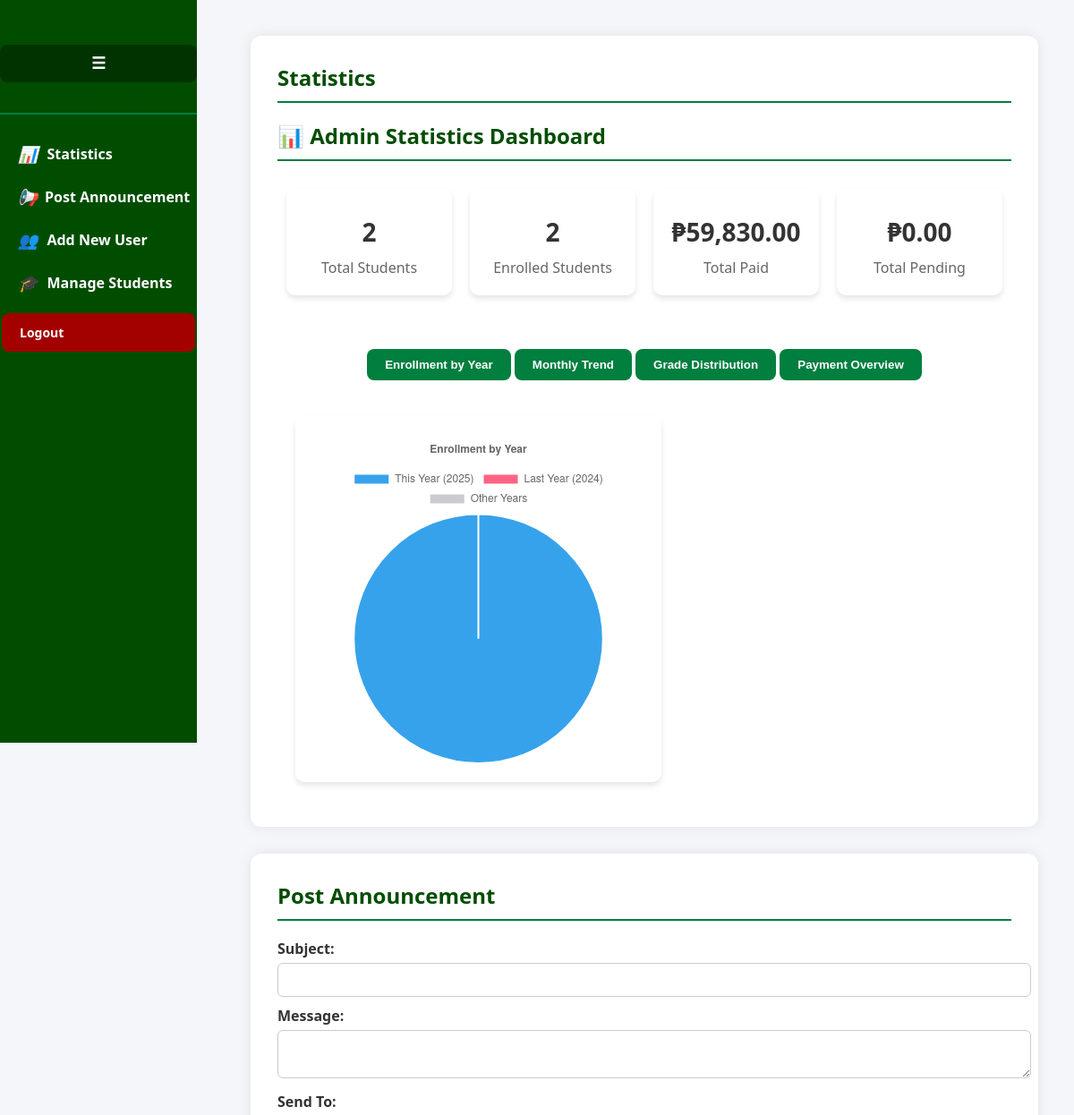
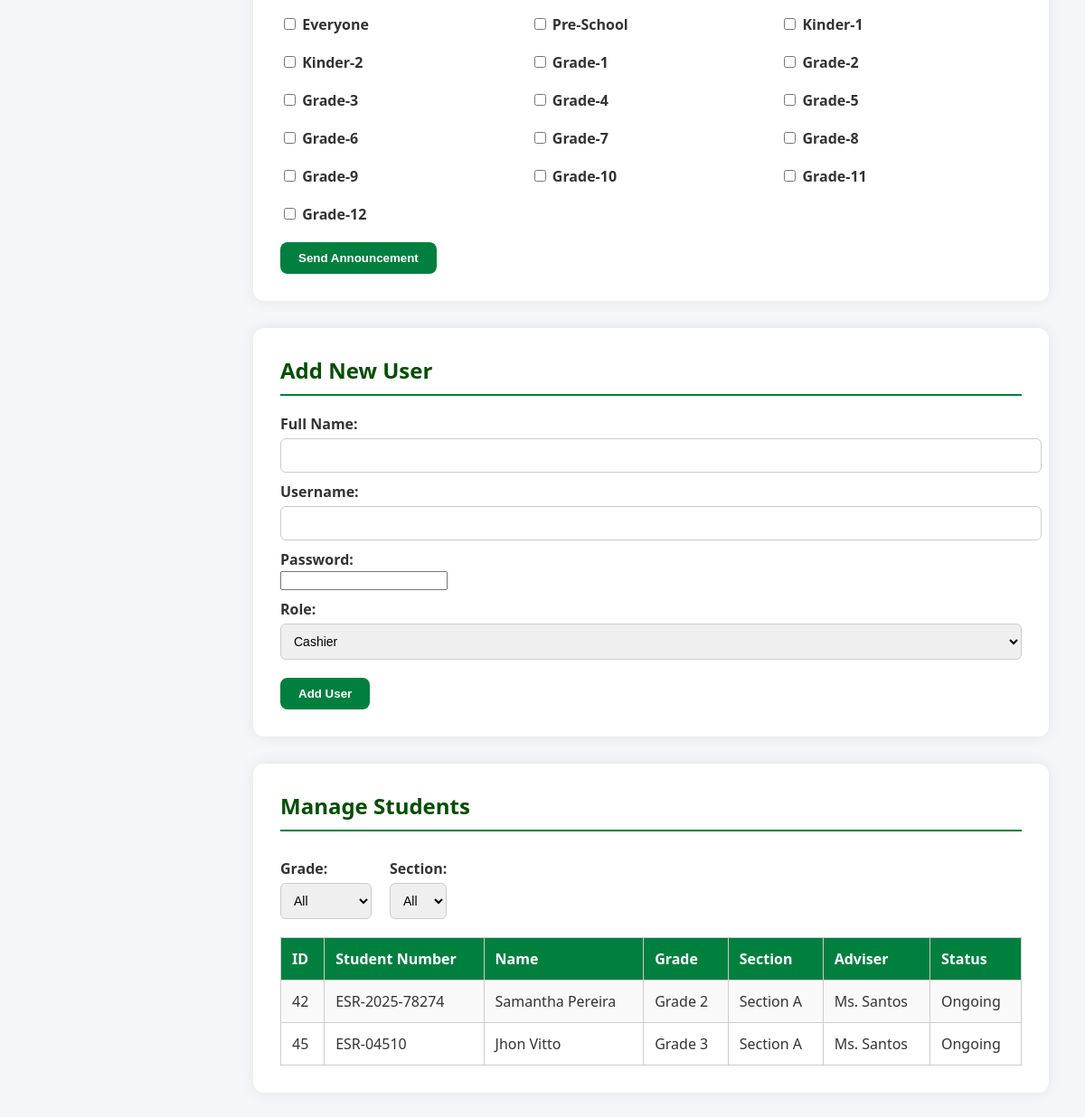
The page /admin_dashboard.php on the database its author committed (2 pictures, top to bottom).
### tables this page shows
CREATE TABLE `students_registration` (
  `id` int(11) NOT NULL,
  `student_number` varchar(50) DEFAULT NULL,
  `year` varchar(50) NOT NULL,
  `course` varchar(50) DEFAULT NULL,
  `lrn` varchar(50) NOT NULL,
  `lastname` varchar(100) NOT NULL,
  `firstname` varchar(100) NOT NULL,
  `middlename` varchar(100) NOT NULL,
  `specaddress` varchar(255) NOT NULL,
  `brgy` varchar(100) NOT NULL,
  `city` varchar(100) NOT NULL,
  `mother` varchar(100) NOT NULL,
  `father` varchar(100) NOT NULL,
  `gname` varchar(100) DEFAULT NULL,
  `sex` varchar(10) NOT NULL,
  `dob` date NOT NULL,
  `religion` varchar(50) NOT NULL,
  `emailaddress` varchar(100) NOT NULL,
  `contactno` varchar(20) NOT NULL,
  `schooltype` varchar(50) NOT NULL,
  `sname` varchar(255) DEFAULT NULL,
  `created_at` timestamp NOT NULL DEFAULT CURRENT_TIMESTAMP,
  `enrollment_status` enum('waiting','enrolled') DEFAULT 'waiting',
  `student_type` varchar(10) DEFAULT NULL,
  `academic_status` varchar(50) NOT NULL DEFAULT '',
  `portal_status` enum('pending','activated') DEFAULT 'pending',
  `section` varchar(100) DEFAULT NULL,
  `adviser` varchar(100) DEFAULT NULL
);

### admin_dashboard.php (the view, shortened to what this page needs)
<!DOCTYPE html>
<html lang="en">
<head>
</head>
<body>
<div class="sidebar" id="sidebar">
  <button class="toggle-btn" onclick="toggleSidebar()">☰</button>
  <h2>Admin Panel</h2>
  <a href="#stats"><i>📊</i> <span>Statistics</span></a>
  <a href="#announcements"><i>📢</i> <span>Post Announcement</span></a>
  <a href="#users"><i>👥</i> <span>Add New User</span></a>
  <a href="#students"><i>🎓</i> <span>Manage Students</span></a>
  <a href="admin_login.php" class="logout-btn">Logout</a>
</div>
<div class="main-content">
  <div class="container" id="stats">
    <h2>Statistics</h2>
    <?php include 'statistics.php'; ?>
  </div>
  <div class="container" id="announcements">
    <h2>Post Announcement</h2>
    <form action="submit_announcement.php" method="POST">
      <label for="subject">Subject:</label>
      <input type="text" name="subject" required>
      <label for="message">Message:</label>
      <textarea name="message" required></textarea>
      <label for="grades">Send To:</label>
      <div style="display:grid; grid-template-columns: repeat(3, 1fr); gap: 10px; margin-top:10px;">
        <label><input type="checkbox" name="grades[]" value="everyone"> Everyone</label>
        <label><input type="checkbox" name="grades[]" value="preschool"> Pre-School</label>
        <label><input type="checkbox" name="grades[]" value="k1"> Kinder-1</label>
        <label><input type="checkbox" name="grades[]" value="k2"> Kinder-2</label>
        <label><input type="checkbox" name="grades[]" value="g1"> Grade-1</label>
        <label><input type="checkbox" name="grades[]" value="g2"> Grade-2</label>
        <label><input type="checkbox" name="grades[]" value="g3"> Grade-3</label>
        <label><input type="checkbox" name="grades[]" value="g4"> Grade-4</label>
        <label><input type="checkbox" name="grades[]" value="g5"> Grade-5</label>
        <label><input type="checkbox" name="grades[]" value="g6"> Grade-6</label>
        <label><input type="checkbox" name="grades[]" value="g7"> Grade-7</label>
        <label><input type="checkbox" name="grades[]" value="g8"> Grade-8</label>
        <label><input type="checkbox" name="grades[]" value="g9"> Grade-9</label>
        <label><input type="checkbox" name="grades[]" value="g10"> Grade-10</label>
        <label><input type="checkbox" name="grades[]" value="g11"> Grade-11</label>
        <label><input type="checkbox" name="grades[]" value="g12"> Grade-12</label>
      </div>
      <input type="submit" value="Send Announcement">
    </form>
  </div>
  <div class="container" id="users">
    <h2>Add New User</h2>
    <form action="admin_addusers.php" method="POST">
      <label for="fullname">Full Name:</label>
      <input type="text" name="fullname" required>
      <label for="username">Username:</label>
      <input type="text" name="username" required>
      <label for="password">Password:</label>
      <input type="password" name="password" required>
      <label for="role">Role:</label>
      <select name="role" required>
        <option value="cashier">Cashier</option>
      </select>
      <input type="submit" value="Add User">
    </form>
  </div>
  <?php
include('db_connection.php');
$sql = "SELECT * FROM students_registration WHERE enrollment_status = 'enrolled'";
$stmt = $conn->prepare($sql);
$stmt->execute();
$result = $stmt->get_result();
?>
  <div class="container" id="students">
    <h2>Manage Students</h2>
<form method="GET" style="margin-bottom:20px; display:flex; gap:20px; align-items:center;">
      <div>
        <label><b>Grade:</b></label>
        <select name="grade" id="gradeSelect" onchange="this.form.submit()">
          <option value="">All</option>
        </select>
      </div>
      <div>
        <label><b>Section:</b></label>
        <select name="section" id="sectionSelect" onchange="this.form.submit()">
          <option value="">All</option>
        </select>
      </div>
    </form>
    <table>
      <tr>
        <th>ID</th>
        <th>Student Number</th>
        <th>Name</th>
        <th>Grade</th>
        <th>Section</th>
        <th>Adviser</th>
        <th>Status</th>
      </tr>
      <?php while ($row = $result->fetch_assoc()): ?>
      <tr>
        <td><?= $row['id'] ?></td>
        <td><?= htmlspecialchars($row['student_number']) ?></td>
        <td><?= htmlspecialchars($row['firstname'] . " " . $row['lastname']) ?></td>
        <td><?= htmlspecialchars($row['year']) ?></td>
        <td><?= htmlspecialchars($row['section'] ?: "Unassigned") ?></td>
        <td><?= htmlspecialchars($row['adviser'] ?: "TBA") ?></td>
        <td><?= htmlspecialchars($row['academic_status']) ?></td>
      </tr>
      <?php endwhile; ?>
    </table>
  </div>
</div>
</body>
</html>

### admin_dashboard.php (style rules this page uses)
body { font-family: 'Segoe UI', Tahoma, Geneva, Verdana, sans-serif; background-color: #f0f4f3; margin: 0; padding: 0; color: #333; display: flex; }
.sidebar { width: 220px; background-color: #004d00; color: white; height: 100vh; padding-top: 30px; position: fixed; left: 0; top: 0; display: flex; flex-direction: column; transition: width 0.3s ease; overflow: hidden; }
.sidebar h2 { text-align: center; margin-bottom: 20px; font-size: 18px; transition: opacity 0.3s ease; }
.sidebar a { color: white; padding: 12px 20px; text-decoration: none; display: flex; align-items: center; font-weight: bold; transition: background-color 0.3s; white-space: nowrap; }
.sidebar i { margin-right: 10px; font-size: 18px; min-width: 20px; text-align: center; }
.toggle-btn { background-color: #003300; color: white; border: none; padding: 10px; cursor: pointer; font-size: 18px; width: 100%; transition: background-color 0.3s; }
.main-content { margin-left: 240px; padding: 20px; flex-grow: 1; transition: margin-left 0.3s ease; }
.logout-btn { background-color: #a30000; color: white; border: none; padding: 8px 16px; border-radius: 8px; font-weight: bold; cursor: pointer; transition: background-color 0.3s ease; text-decoration: none; font-size: 14px; margin: 10px auto; text-align: center; width: 80%; }
.container { background: white; padding: 30px; margin-bottom: 30px; border-radius: 12px; box-shadow: 0 0 15px rgba(0, 0, 0, 0.08); }
h2 { color: #007f3f; border-bottom: 2px solid #007f3f; padding-bottom: 10px; margin-top: 0; }
table { width: 100%; border-collapse: collapse; margin-top: 20px; }
table, th, td { border: 1px solid #ccc; }
th, td { padding: 12px; text-align: left; }
th { background-color: #007f3f; color: white; }
tr:nth-child(even) { background-color: #f9f9f9; }
input[type="text"], textarea, select { width: 100%; padding: 10px; margin-top: 5px; border: 1px solid #ccc; border-radius: 6px; font-size: 14px; }
input[type="submit"], button { margin-top: 20px; background-color: #007f3f; color: white; padding: 10px 20px; border: none; border-radius: 8px; font-weight: bold; cursor: pointer; transition: background-color 0.3s ease; }
label { font-weight: bold; margin-top: 10px; display: block; }

### statistics.php (style rules this page uses)
body { font-family: 'Segoe UI', sans-serif; background:#f4f6f9; margin:0; padding:20px; }
h2 { color:#004d00; }

### rows shown on the page
students_registration: id "42", student_number "ESR-2025-78274", firstname+lastname "Samantha Pereira", year "Grade 2", section "Section A", adviser "Ms. Santos", academic_status "Ongoing"
students_registration: id "45", student_number "ESR-04510", firstname+lastname "Jhon Vitto", year "Grade 3", section "Section A", adviser "Ms. Santos", academic_status "Ongoing"

### other values the page prints
$total_students "2"
$total_enrolled "2"
$total_paid "59,830.00"
$total_pending "0.00"
chart data {{ json_encode($data_years) }} [10,0,0]
